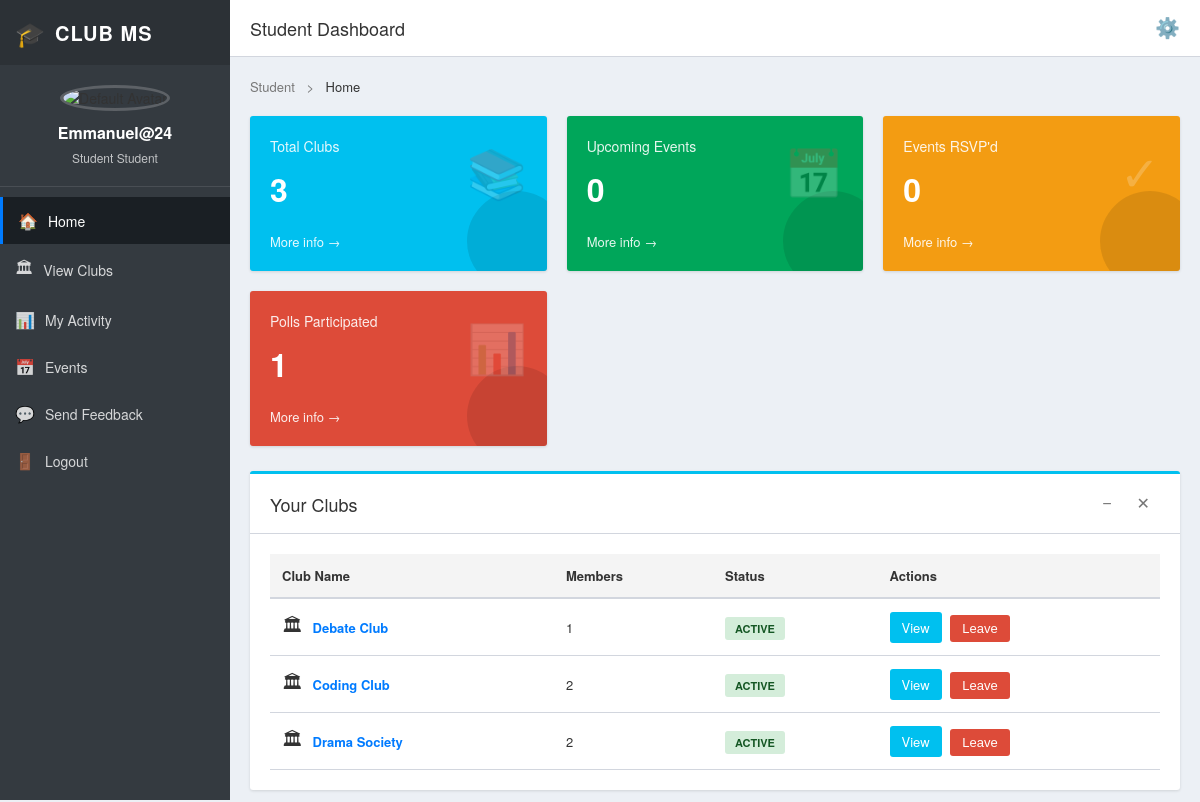
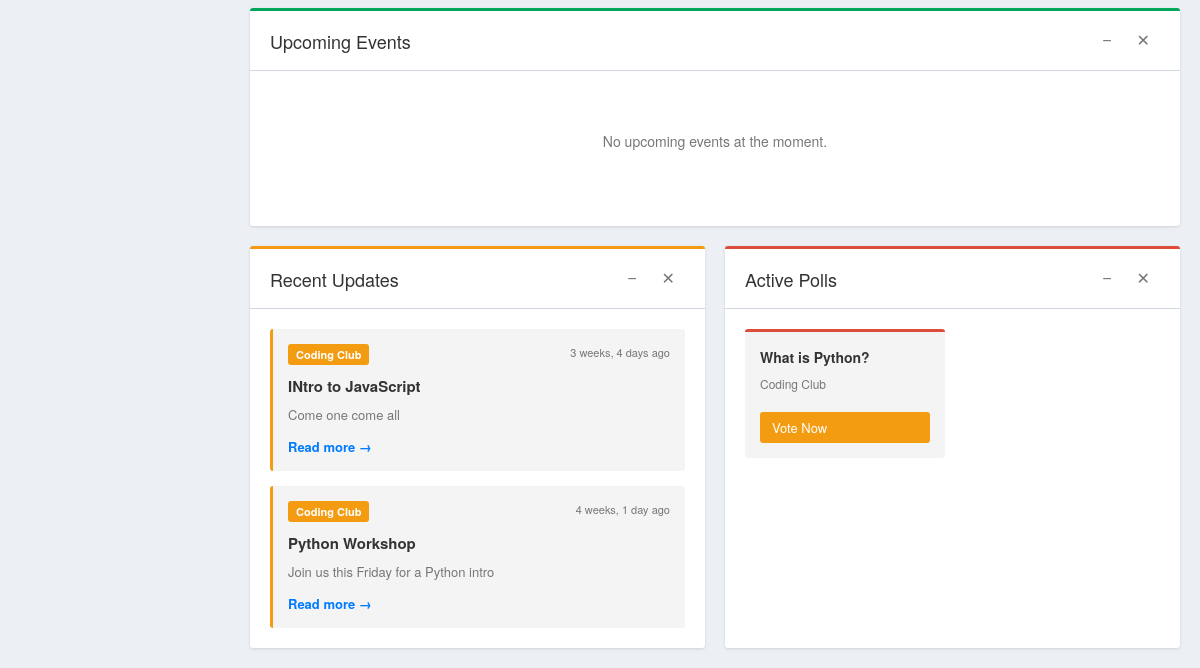
/clubs/dashboard/student/ (signed in), run on an earlier commit of the app's database (2 pictures, top to bottom).
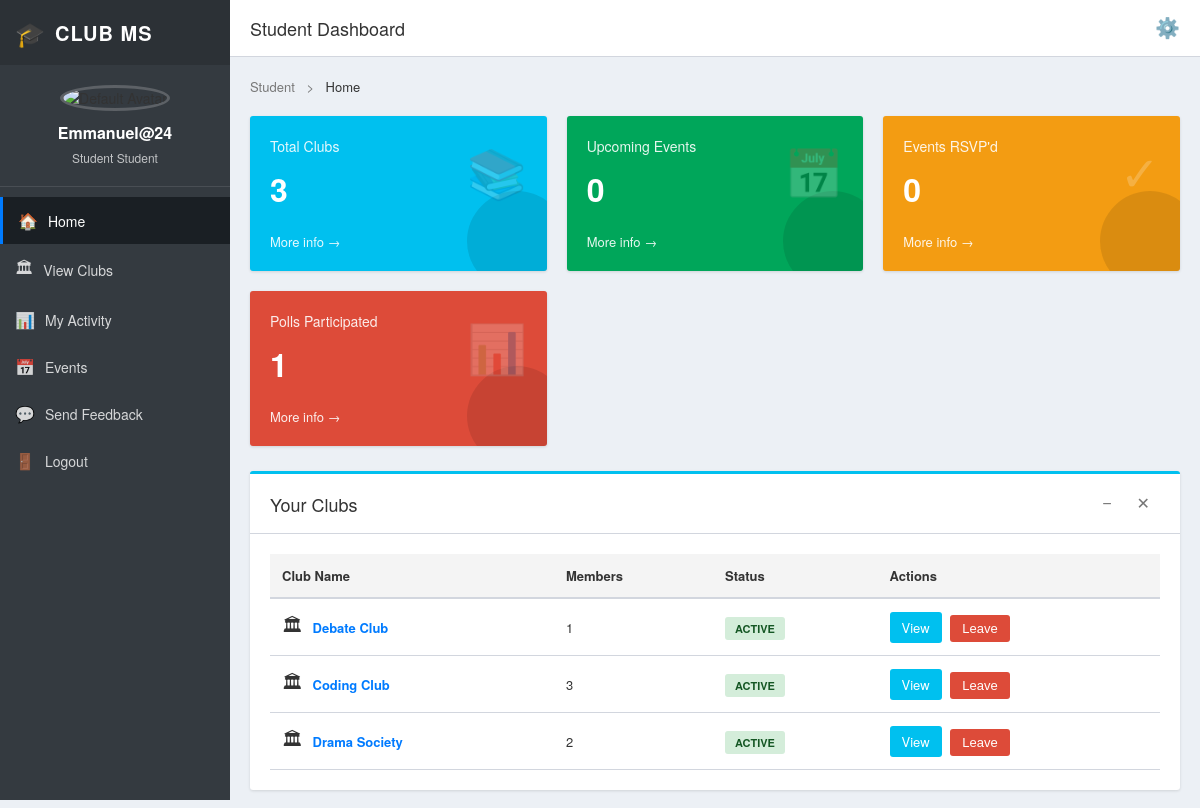
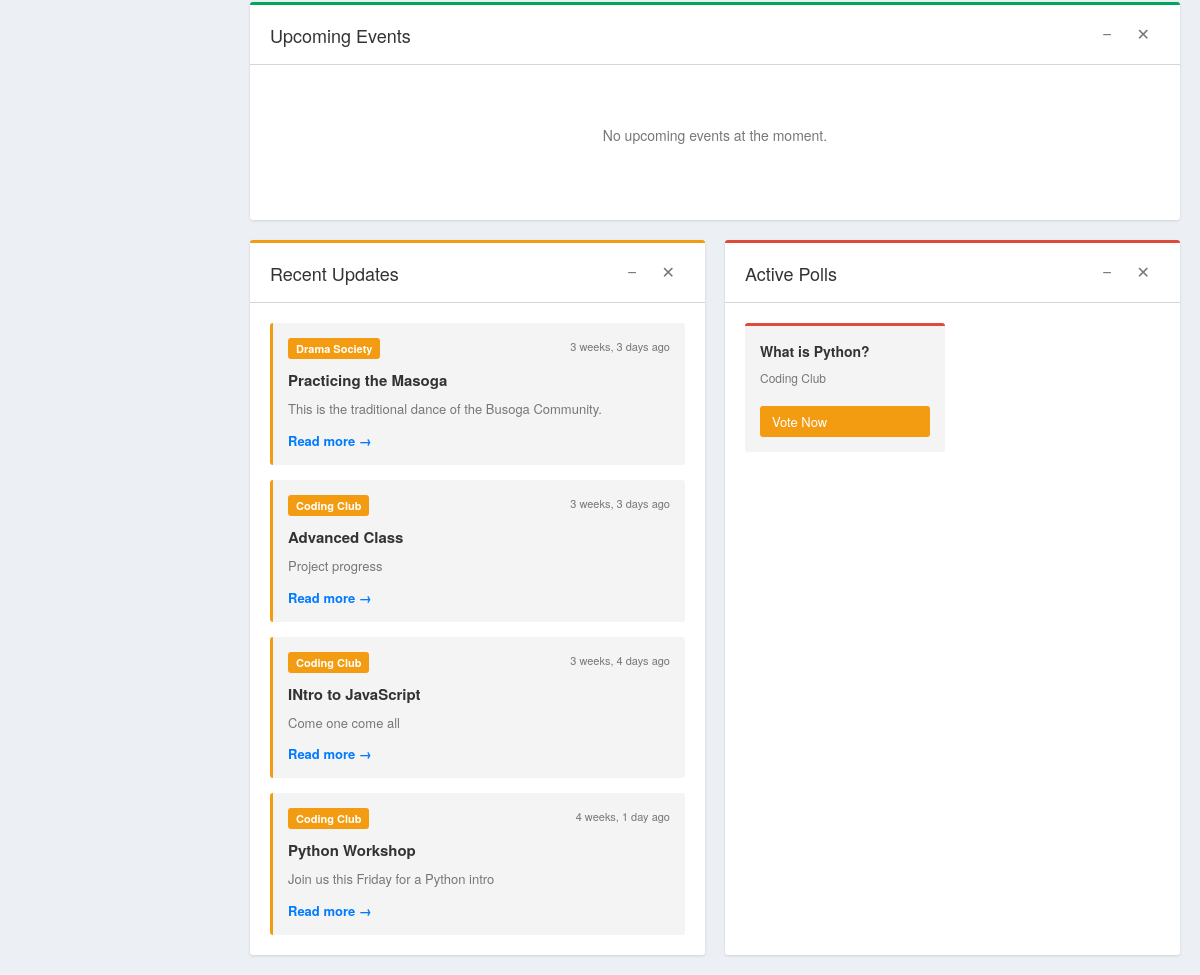
And on a later commit of the database (2 pictures, top to bottom).
### clubs/models.py (models this page shows, shortened)
class Club(models.Model):
    name = models.CharField(max_length=100)
    description = models.TextField()
    meeting_time = models.CharField(max_length=100)
    logo = models.ImageField(upload_to="club_logos/", blank=True, null=True)
    members = models.ManyToManyField(
        settings.AUTH_USER_MODEL,
        related_name="clubs",
        blank=True
    )

class ClubPost(models.Model):
    club = models.ForeignKey(
        Club, on_delete=models.CASCADE, related_name="posts"
    )
    title = models.CharField(max_length=200)
    content = models.TextField()
    author = models.ForeignKey(
        settings.AUTH_USER_MODEL, on_delete=models.CASCADE
    )
    created_at = models.DateTimeField(auto_now_add=True)

class Poll(models.Model):
    club = models.ForeignKey(
        Club, on_delete=models.CASCADE, related_name="polls"
    )
    question = models.CharField(max_length=255)
    created_by = models.ForeignKey(
        settings.AUTH_USER_MODEL, on_delete=models.CASCADE
    )
    created_at = models.DateTimeField(auto_now_add=True)

### clubs/views.py (the view)
# urls.py: path('dashboard/student/', views.student_dashboard, name='student_dashboard'),
@login_required
@user_passes_test(is_student)
def student_dashboard(request):
    user = request.user
    user_clubs = user.clubs.all()
    upcoming_events = Event.objects.filter(
        club__in=user_clubs,
        date__gte=timezone.now()
    ).order_by('date')[:5]
    recent_posts = ClubPost.objects.filter(
        club__in=user_clubs
    ).order_by('-created_at')[:5]
    active_polls = Poll.objects.filter(
        club__in=user_clubs
    ).order_by('-created_at')[:3]
    total_clubs = user_clubs.count()
    upcoming_events_count = upcoming_events.count()
    rsvp_events = Event.objects.filter(
        attendees=user,
        date__gte=timezone.now()
    ).count()
    voted_polls = 0
    for poll in Poll.objects.filter(club__in=user_clubs):
        for option in poll.options.all():
            if user in option.votes.all():
                voted_polls += 1
                break
    context = {
        'user': user,
        'user_clubs': user_clubs,
        'upcoming_events': upcoming_events,
        'recent_posts': recent_posts,
        'active_polls': active_polls,
        'total_clubs': total_clubs,
        'upcoming_events_count': upcoming_events_count,
        'rsvp_events': rsvp_events,
        'voted_polls': voted_polls,
    }
    return render(request, 'users/student_dashboard.html', context)

### clubs/views.py (called while the page is built)
def is_student(user):
    return hasattr(user, "profile") and user.profile.role == "student"

### users/templates/users/student_dashboard.html (shortened to what the changed rows need)
{% load static %}
<!DOCTYPE html>
<html lang="en">
<head>
    <link rel="stylesheet" href="{% static 'css/student_dashboard.css' %}?v=3">
</head>
<body>
<div class="dashboard-wrapper">
    <main class="dashboard-main">
        <header class="top-header">
            <div class="header-left">
                <h1 class="page-title">Student Dashboard</h1>
            </div>
        </header>
        <div class="dashboard-content">
            <div class="content-grid">
                <section class="panel clubs-panel">
                    <div class="panel-header">
                        <h2>Your Clubs</h2>
                    </div>
                    <div class="panel-body">
                        {% if user_clubs %}
                        <div class="clubs-table">
                            <table>
                                <thead>
                                    <tr>
                                        <th>Club Name</th>
                                        <th>Members</th>
                                        <th>Status</th>
                                        <th>Actions</th>
                                    </tr>
                                </thead>
                                <tbody>
                                    {% for club in user_clubs %}
                                    <tr>
                                        <td>
                                            <div class="club-name-cell">
                                                <span class="club-icon-small">🏛</span>
                                                <a href="{% url 'club_detail' club.id %}" class="club-link">{{ club.name }}</a>
                                            </div>
                                        </td>
                                        <td>{{ club.members.count }}</td>
                                        <td><span class="badge badge-success">Active</span></td>
                                        <td>
                                            <a href="{% url 'club_detail' club.id %}" class="btn btn-view">View</a>
                                            <form method="post" action="{% url 'toggle_membership' club.id %}?next=student_dashboard" style="display:inline;">
                                                <button type="submit" class="btn btn-danger">Leave</button>
                                            </form>
                                        </td>
                                    </tr>
                                    {% endfor %}
                                </tbody>
                            </table>
                        </div>
                        {% else %}
                        <div class="empty-state">
                            <p>You haven't joined any clubs yet.</p>
                            <a href="{% url 'club_list' %}" class="btn btn-primary">Explore Clubs</a>
                        </div>
                        {% endif %}
                    </div>
                </section>
                <section class="panel events-panel" id="events">
                    <div class="panel-header">
                        <h2>Upcoming Events</h2>
                    </div>
                </section>
            </div>
            <div class="content-grid-2">
                {% if recent_posts %}
                <section class="panel posts-panel">
                    <div class="panel-header">
                        <h2>Recent Updates</h2>
                    </div>
                    <div class="panel-body">
                        <div class="posts-list">
                            {% for post in recent_posts %}
                            <div class="post-card">
                                <div class="post-header-info">
                                    <span class="post-club-badge">{{ post.club.name }}</span>
                                    <span class="post-time">{{ post.created_at|timesince }} ago</span>
                                </div>
                                <h4>{{ post.title }}</h4>
                                <p>{{ post.content|truncatewords:20 }}</p>
                                <a href="{% url 'club_detail' post.club.id %}" class="link-primary">Read more →</a>
                            </div>
                            {% endfor %}
                        </div>
                    </div>
                </section>
                {% endif %}
                {% if active_polls %}
                <section class="panel polls-panel" id="polls">
                    <div class="panel-header">
                        <h2>Active Polls</h2>
                    </div>
                    <div class="panel-body">
                        <div class="polls-grid">
                            {% for poll in active_polls %}
                            <div class="poll-card">
                                <h4>{{ poll.question }}</h4>
                                <p class="poll-club">{{ poll.club.name }}</p>
                                <a href="{% url 'vote_poll' poll.id %}" class="btn btn-vote">Vote Now</a>
                            </div>
                            {% endfor %}
                        </div>
                    </div>
                </section>
                {% endif %}
            </div>
        </div>
    </main>
</div>
</body>
</html>

What changed in the data, as far as the page shows it:
computed for Club "Coding Club": members.count "2" → "3"
added ClubPost: club.name "Drama Society", created_at "3 weeks, 3 days", title "Practicing the Masoga", content "This is the traditional dance of the Busoga Community."
added ClubPost: club.name "Coding Club", created_at "3 weeks, 3 days", title "Advanced Class", content "Project progress"
